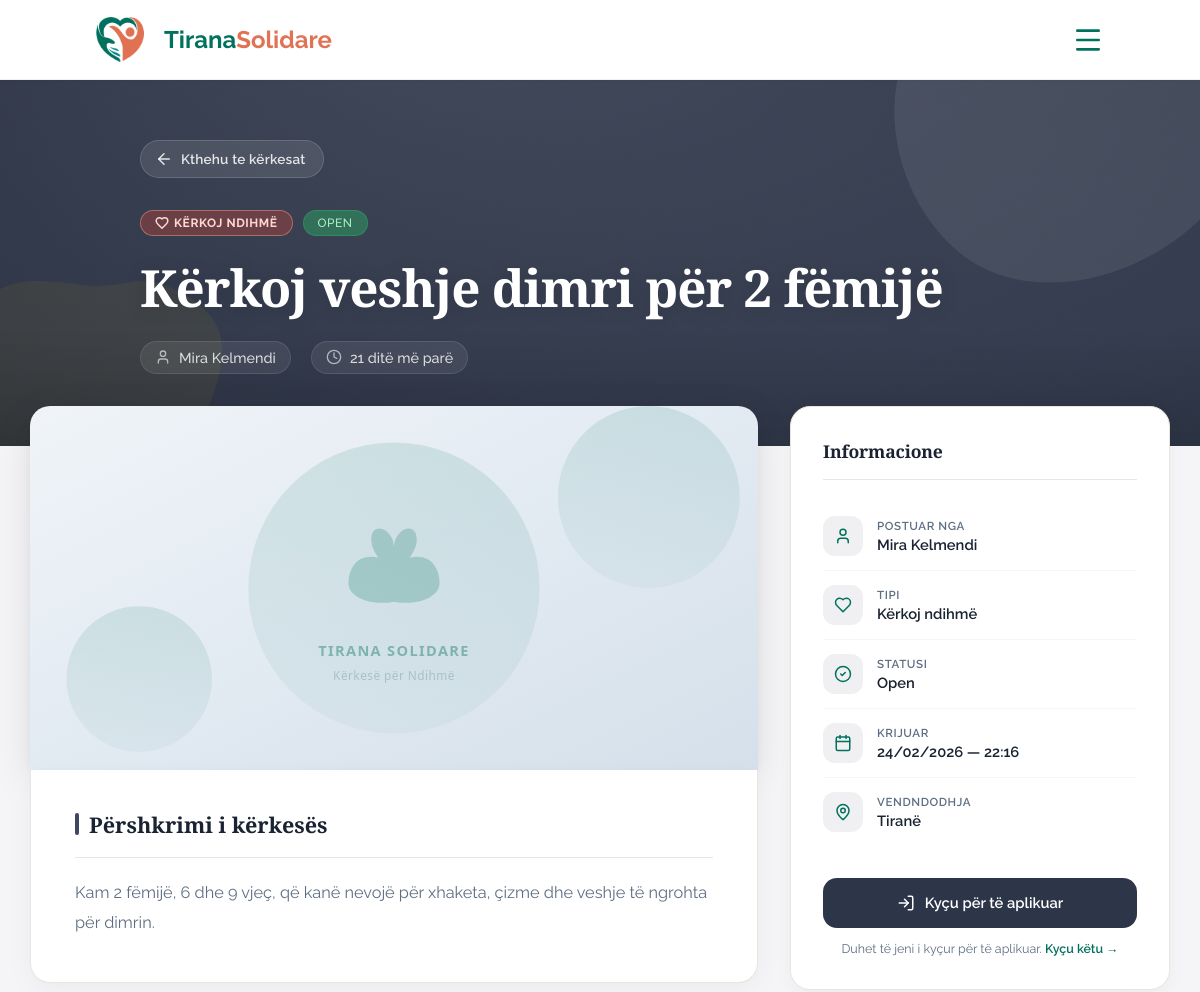
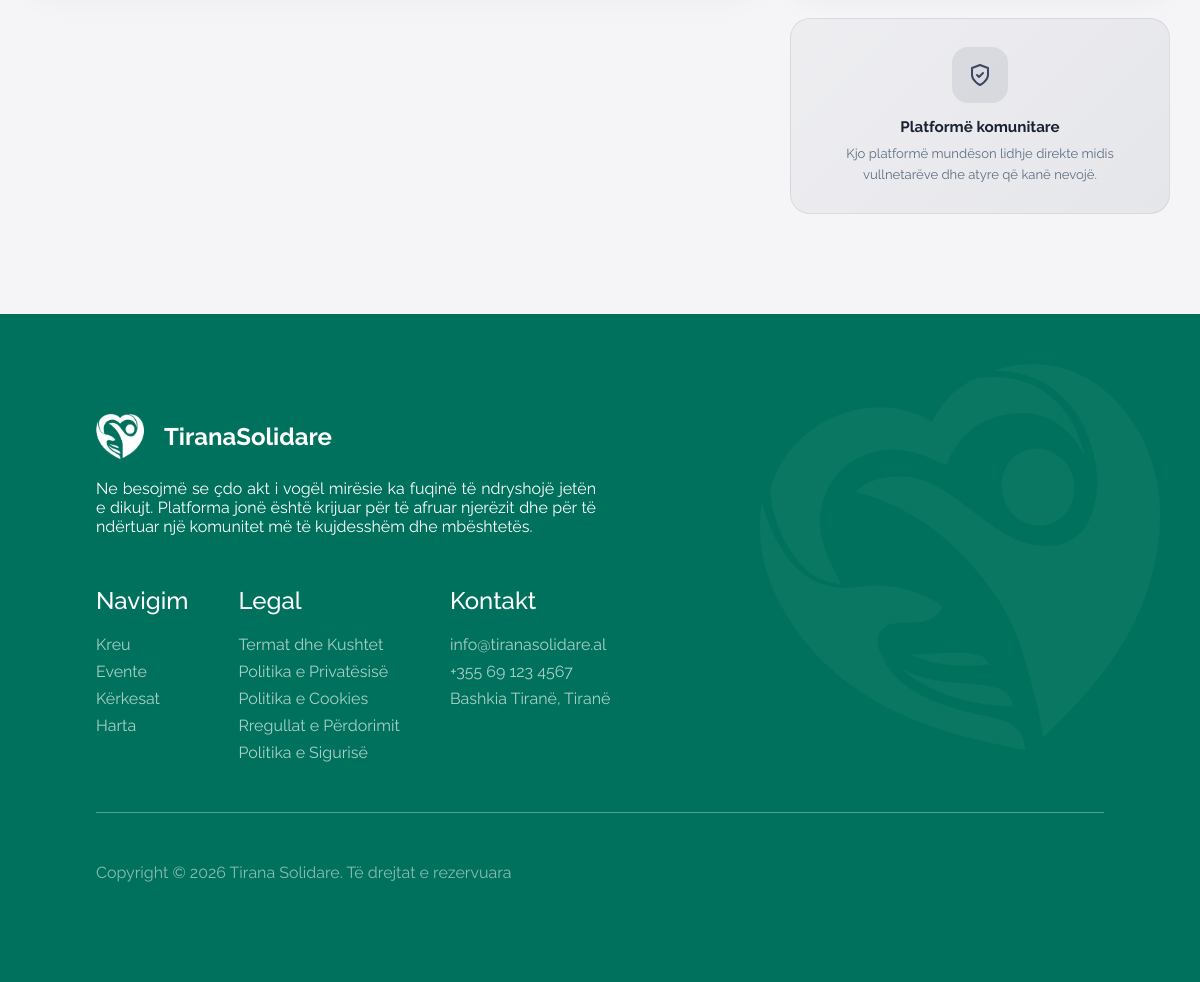
/views/help_requests.php?id=2, run on the app's committed database (2 pictures, top to bottom).
### tables this page shows
CREATE TABLE `kerkesa_per_ndihme` (
  `id_kerkese_ndihme` int(11) NOT NULL,
  `id_perdoruesi` int(11) DEFAULT NULL,
  `tipi` enum('Kërkesë','Ofertë') DEFAULT NULL,
  `titulli` varchar(150) DEFAULT NULL,
  `pershkrimi` text DEFAULT NULL,
  `statusi` enum('Open','Closed') DEFAULT 'Open' COMMENT 'Open/Closed',
  `imazhi` varchar(500) DEFAULT NULL,
  `vendndodhja` varchar(255) DEFAULT NULL,  `latitude` decimal(10,7) DEFAULT NULL,
  `longitude` decimal(10,7) DEFAULT NULL,  `krijuar_me` timestamp NOT NULL DEFAULT current_timestamp()
);

CREATE TABLE `perdoruesi` (
  `id_perdoruesi` int(11) NOT NULL,
  `emri` varchar(100) NOT NULL,
  `email` varchar(150) NOT NULL,
  `bio` text DEFAULT NULL,
  `profile_picture` varchar(500) DEFAULT NULL,
  `profile_public` tinyint(1) NOT NULL DEFAULT 1,
  `fjalekalimi` varchar(255) NOT NULL,
  `roli` enum('Admin','Vullnetar') DEFAULT 'Vullnetar',
  `statusi_llogarise` enum('Aktiv','Bllokuar','Çaktivizuar') DEFAULT 'Aktiv',
  `verified` tinyint(1) NOT NULL DEFAULT 0,
  `verification_token_hash` varchar(64) DEFAULT NULL,
  `verification_token_expires` datetime DEFAULT NULL,
  `password_reset_token_hash` varchar(64) DEFAULT NULL,
  `password_reset_token_expires` datetime DEFAULT NULL,
  `krijuar_me` timestamp NOT NULL DEFAULT current_timestamp(),
  `deaktivizuar_me` datetime DEFAULT NULL
);

### includes/functions.php (called while the page is built, shortened)
<?php
if (!function_exists('koheParapake')) {
    function koheParapake(string $datetime): string
    {
        $now  = new DateTime();
        $then = new DateTime($datetime);
        $diff = $now->diff($then);
        if ($diff->d > 0) return $diff->d . ' ditë më parë';
        return 'tani';
    }
}

### views/help_requests.php (the view, shortened to what this page needs)
<?php
require_once __DIR__ . '/../config/db.php';
require_once __DIR__ . '/../includes/functions.php';
$isLoggedIn = isset($_SESSION['user_id']);
$isAdmin = ($isLoggedIn && ($_SESSION['roli'] ?? '') === 'Admin');
$currentUserId = $_SESSION['user_id'] ?? null;
if (isset($_GET['id'])) {
    $id = (int) $_GET['id'];
    $stmt = $pdo->prepare(
        "SELECT k.*, p.emri AS krijuesi_emri, p.email AS krijuesi_email
         FROM Kerkesa_per_Ndihme k
         LEFT JOIN Perdoruesi p ON p.id_perdoruesi = k.id_perdoruesi
         WHERE k.id_kerkese_ndihme = ?"
    );
    $stmt->execute([$id]);
    $request = $stmt->fetch(PDO::FETCH_ASSOC);
}
  $isOwner = false;
  if (isset($request) && $request) {
    $isOwner = $isLoggedIn && ((int) $request['id_perdoruesi'] === (int) $currentUserId);
  }
?>
<!DOCTYPE html>
<html lang="sq">
<head>
  <link rel="stylesheet" href="/TiranaSolidare/public/assets/styles/main.css?v=20260318a">
  <link rel="stylesheet" href="/TiranaSolidare/public/assets/styles/requests.css?v=20260318c">
  <link rel="stylesheet" href="https://unpkg.com/leaflet@1.9.4/dist/leaflet.css" />
  <link rel="stylesheet" href="/TiranaSolidare/assets/css/map.css">
</head>
<body class="page-requests">
<?php include __DIR__ . '/../public/components/header.php'; ?>
<main>
<?php if (isset($request) && $request): ?>
<section class="rq-detail-hero <?= $request['tipi'] === 'Ofertë' ? 'rq-detail-hero--offer' : 'rq-detail-hero--request' ?>">
  <div class="rq-detail-hero__inner">
    <a href="/TiranaSolidare/views/help_requests.php" class="rq-back-link">
      <svg xmlns="http://www.w3.org/2000/svg" width="18" height="18" viewBox="0 0 24 24" fill="none" stroke="currentColor" stroke-width="2" stroke-linecap="round" stroke-linejoin="round"><path d="m12 19-7-7 7-7"/><path d="M19 12H5"/></svg>
      Kthehu te kërkesat
    </a>
    <div class="rq-detail-hero__badges">
      <span class="rq-badge rq-badge--<?= $request['tipi'] === 'Ofertë' ? 'offer' : 'request' ?>">
        <?= $request['tipi'] === 'Kërkesë' ? 'Kërkoj ndihmë' : 'Dua të ndihmoj' ?>
      </span>
      <span class="rq-badge rq-badge--<?= strtolower($request['statusi']) ?>"><?= htmlspecialchars($request['statusi']) ?></span>
    </div>
    <h1><?= htmlspecialchars($request['titulli']) ?></h1>
    <div class="rq-detail-hero__meta">
      <span><svg xmlns="http://www.w3.org/2000/svg" width="16" height="16" viewBox="0 0 24 24" fill="none" stroke="currentColor" stroke-width="2" stroke-linecap="round" stroke-linejoin="round"><path d="M19 21v-2a4 4 0 0 0-4-4H9a4 4 0 0 0-4 4v2"/><circle cx="12" cy="7" r="4"/></svg> <?= htmlspecialchars($request['krijuesi_emri'] ?? 'Anonim') ?></span>
      <span><svg xmlns="http://www.w3.org/2000/svg" width="16" height="16" viewBox="0 0 24 24" fill="none" stroke="currentColor" stroke-width="2" stroke-linecap="round" stroke-linejoin="round"><circle cx="12" cy="12" r="10"/><polyline points="12 6 12 12 16 14"/></svg> <?= koheParapake($request['krijuar_me']) ?></span>
    </div>
  </div>
</section>
<section class="rq-detail-body">
  <div class="rq-detail-layout">
    <div class="rq-detail-main">
      <div class="rq-detail-banner">
        <?php
          $detailImgSrc = '/TiranaSolidare/public/assets/images/default-request.svg';
          if (!empty($request['imazhi'])) {
              $detailImgSrc = strpos($request['imazhi'], '/') === 0 ? $request['imazhi'] : '/TiranaSolidare/public/assets/uploads/' . $request['imazhi'];
          }
        ?>
        <img src="<?= htmlspecialchars($detailImgSrc) ?>" alt="<?= htmlspecialchars($request['titulli']) ?>" onerror="this.src='/TiranaSolidare/public/assets/images/default-request.svg'">
      </div>
      <div class="rq-detail-text">
        <h2>Përshkrimi i kërkesës</h2>
        <p><?= nl2br(htmlspecialchars($request['pershkrimi'] ?? 'Nuk ka përshkrim.')) ?></p>
      </div>
    </div>
    <aside class="rq-detail-sidebar">
      <div class="rq-sidebar-card">
        <h3>Informacione</h3>
        <ul class="rq-sidebar-info">
          <li>
            <div class="rq-info-icon">
              <svg xmlns="http://www.w3.org/2000/svg" width="18" height="18" viewBox="0 0 24 24" fill="none" stroke="currentColor" stroke-width="2" stroke-linecap="round" stroke-linejoin="round"><path d="M19 21v-2a4 4 0 0 0-4-4H9a4 4 0 0 0-4 4v2"/><circle cx="12" cy="7" r="4"/></svg>
            </div>
            <div><span>Postuar nga</span><strong><?= htmlspecialchars($request['krijuesi_emri'] ?? 'N/A') ?></strong></div>
          </li>
          <li>
            <div class="rq-info-icon">
            </div>
            <div><span>Tipi</span><strong><?= $request['tipi'] === 'Kërkesë' ? 'Kërkoj ndihmë' : 'Dua të ndihmoj' ?></strong></div>
          </li>
          <li>
            <div class="rq-info-icon">
              <svg xmlns="http://www.w3.org/2000/svg" width="18" height="18" viewBox="0 0 24 24" fill="none" stroke="currentColor" stroke-width="2" stroke-linecap="round" stroke-linejoin="round"><circle cx="12" cy="12" r="10"/><path d="m9 12 2 2 4-4"/></svg>
            </div>
            <div><span>Statusi</span><strong><?= htmlspecialchars($request['statusi']) ?></strong></div>
          </li>
          <li>
            <div class="rq-info-icon">
            </div>
            <div><span>Krijuar</span><strong><?= date('d/m/Y — H:i', strtotime($request['krijuar_me'])) ?></strong></div>
          </li>
          <?php if (!empty($request['vendndodhja'])): ?>
          <li>
            <div class="rq-info-icon">
            </div>
            <div><span>Vendndodhja</span><strong><?= htmlspecialchars($request['vendndodhja']) ?></strong></div>
          </li>
          <?php endif; ?>
        </ul>
        <div class="rq-sidebar-cta">
          <?php if (!$isLoggedIn): ?>
            <a href="/TiranaSolidare/views/login.php?redirect=<?= urlencode('/TiranaSolidare/views/help_requests.php?id=' . $request['id_kerkese_ndihme']) ?>" class="rq-btn-full rq-btn-login">
              <svg xmlns="http://www.w3.org/2000/svg" width="18" height="18" viewBox="0 0 24 24" fill="none" stroke="currentColor" stroke-width="2" stroke-linecap="round" stroke-linejoin="round"><path d="M15 3h4a2 2 0 0 1 2 2v14a2 2 0 0 1-2 2h-4"/><polyline points="10 17 15 12 10 7"/><line x1="15" x2="3" y1="12" y2="12"/></svg>
              Kyçu për të aplikuar
            </a>
            <p class="rq-sidebar-hint">Duhet të jeni i kyçur për të aplikuar. <a href="/TiranaSolidare/views/login.php?redirect=<?= urlencode('/TiranaSolidare/views/help_requests.php?id=' . $request['id_kerkese_ndihme']) ?>" class="rq-hint-link">Kyçu këtu &rarr;</a></p>
          <?php elseif ($isOwner || $isAdmin): ?>
            <p class="rq-sidebar-hint">Më poshtë mund të shihni të gjithë aplikantët dhe t'i kontaktoni individualisht.</p>
          <?php elseif ($isLoggedIn): ?>
            <p class="rq-sidebar-hint">Kjo kërkesë nuk është e disponueshme për aplikim.</p>
          <?php endif; ?>
        </div>
      </div>
      <div class="rq-sidebar-trust">
        <div class="rq-sidebar-trust__icon">
          <svg xmlns="http://www.w3.org/2000/svg" width="24" height="24" viewBox="0 0 24 24" fill="none" stroke="currentColor" stroke-width="2" stroke-linecap="round" stroke-linejoin="round"><path d="M12 22s8-4 8-10V5l-8-3-8 3v7c0 6 8 10 8 10"/><path d="m9 12 2 2 4-4"/></svg>
        </div>
        <p><strong>Platformë komunitare</strong></p>
        <p class="rq-sidebar-trust__sub">Kjo platformë mundëson lidhje direkte midis vullnetarëve dhe atyre që kanë nevojë.</p>
      </div>
    </aside>
  </div>
</section>
<?php endif; ?>
</main>
<?php include __DIR__ . '/../public/components/footer.php'; ?>
</body>
</html>

### public/assets/styles/main.css (style rules this page uses)
* { margin: 0; padding: 0; -webkit-box-sizing: border-box; box-sizing: border-box; scroll-behavior: smooth; }
html, body { font-family: 'Raleway', sans-serif; color: #202020; overflow-x: hidden; }
main { overflow-y: hidden; overflow-x: hidden; }
section { position: relative; padding: 100px clamp(20px, 8%, 8%); }
:root { --font-coeff: 1; }
h1, h2, h3, h4, h5, h6 { font-family: "Bitter", serif; color: #003229; }
h1 { font-size: calc(3.5rem * var(--font-coeff)); margin-bottom: 20px; }
h2 { font-size: calc(3rem * var(--font-coeff)); margin-bottom: 20px; }
h3 { font-size: calc(2rem * var(--font-coeff)); margin-bottom: 20px; }

### data on the page
kerkesa_per_ndihme: statusi "OPEN", titulli "Kërkoj veshje dimri për 2 fëmijë", id_perdoruesi.emri "Mira Kelmendi", krijuar_me "21 ditë më parë", pershkrimi "Kam 2 fëmijë, 6 dhe 9 vjeç, që kanë nevojë për xhaketa, çizme dhe veshje të ngrohta për dimrin.", statusi "Open", krijuar_me "24/02/2026 — 22:16", vendndodhja "Tiranë"
